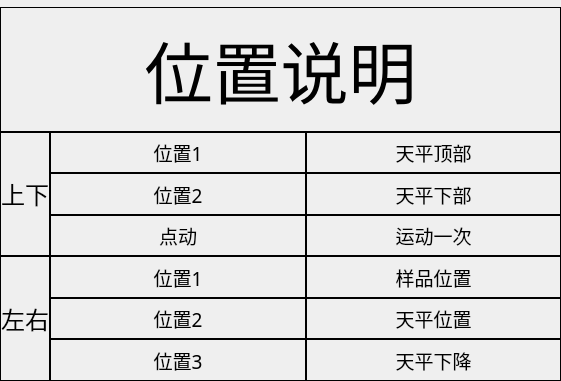
  <widget class="QWidget" name="">
   <property name="geometry">
    <rect>
     <x>1040</x>
     <y>300</y>
     <width>561</width>
     <height>381</height>
    </rect>
   </property>
   <layout class="QGridLayout" name="gridLayout">
    <property name="sizeConstraint">
     <enum>QLayout::SetMinAndMaxSize</enum>
    </property>
    <property name="leftMargin">
     <number>0</number>
    </property>
    <property name="topMargin">
     <number>7</number>
    </property>
    <property name="rightMargin">
     <number>0</number>
    </property>
    <property name="bottomMargin">
     <number>0</number>
    </property>
    <property name="spacing">
     <number>0</number>
    </property>
    <item row="1" column="0">
     <widget class="QLabel" name="label_2">
      <property name="sizePolicy">
       <sizepolicy hsizetype="Fixed" vsizetype="Minimum">
        <horstretch>0</horstretch>
        <verstretch>0</verstretch>
       </sizepolicy>
      </property>
      <property name="font">
       <font>
        <family>楷体</family>
        <pointsize>18</pointsize>
        <weight>50</weight>
        <italic>false</italic>
        <bold>false</bold>
       </font>
      </property>
      <property name="frameShape">
       <enum>QFrame::Box</enum>
      </property>
      <property name="text">
       <string>上下</string>
      </property>
      <property name="alignment">
       <set>Qt::AlignCenter</set>
      </property>
     </widget>
    </item>
    <item row="2" column="0">
     <widget class="QLabel" name="label_6">
      <property name="font">
       <font>
        <family>楷体</family>
        <pointsize>18</pointsize>
        <weight>50</weight>
        <italic>false</italic>
        <bold>false</bold>
       </font>
      </property>
      <property name="frameShape">
       <enum>QFrame::Box</enum>
      </property>
      <property name="text">
       <string>左右</string>
      </property>
      <property name="alignment">
       <set>Qt::AlignCenter</set>
      </property>
     </widget>
    </item>
    <item row="2" column="1">
     <layout class="QGridLayout" name="gridLayout_3">
      <item row="0" column="0">
       <widget class="QLabel" name="label_13">
        <property name="sizePolicy">
         <sizepolicy hsizetype="Preferred" vsizetype="Preferred">
          <horstretch>0</horstretch>
          <verstretch>0</verstretch>
         </sizepolicy>
        </property>
        <property name="font">
         <font>
          <family>隶书</family>
          <pointsize>14</pointsize>
          <weight>50</weight>
          <italic>false</italic>
          <bold>false</bold>
         </font>
        </property>
        <property name="frameShape">
         <enum>QFrame::Box</enum>
        </property>
        <property name="text">
         <string>位置1</string>
        </property>
        <property name="alignment">
         <set>Qt::AlignCenter</set>
        </property>
        <property name="wordWrap">
         <bool>true</bool>
        </property>
        <property name="margin">
         <number>5</number>
        </property>
        <property name="indent">
         <number>0</number>
        </property>
        <property name="openExternalLinks">
         <bool>false</bool>
        </property>
        <property name="textInteractionFlags">
         <set>Qt::NoTextInteraction</set>
        </property>
       </widget>
      </item>
      <item row="0" column="1">
       <widget class="QLabel" name="label_14">
        <property name="sizePolicy">
         <sizepolicy hsizetype="Preferred" vsizetype="Preferred">
          <horstretch>0</horstretch>
          <verstretch>0</verstretch>
         </sizepolicy>
        </property>
        <property name="font">
         <font>
          <family>隶书</family>
          <pointsize>14</pointsize>
          <weight>50</weight>
          <italic>false</italic>
          <bold>false</bold>
         </font>
        </property>
        <property name="frameShape">
         <enum>QFrame::Box</enum>
        </property>
        <property name="text">
         <string>样品位置</string>
        </property>
        <property name="alignment">
         <set>Qt::AlignCenter</set>
        </property>
        <property name="wordWrap">
         <bool>true</bool>
        </property>
        <property name="margin">
         <number>5</number>
        </property>
        <property name="indent">
         <number>0</number>
        </property>
        <property name="openExternalLinks">
         <bool>false</bool>
        </property>
        <property name="textInteractionFlags">
         <set>Qt::NoTextInteraction</set>
        </property>
       </widget>
      </item>
      <item row="1" column="0">
       <widget class="QLabel" name="label_15">
        <property name="font">
         <font>
          <family>隶书</family>
          <pointsize>14</pointsize>
          <weight>50</weight>
          <italic>false</italic>
          <bold>false</bold>
         </font>
        </property>
        <property name="frameShape">
         <enum>QFrame::Box</enum>
        </property>
        <property name="text">
         <string>位置2</string>
        </property>
        <property name="alignment">
         <set>Qt::AlignCenter</set>
        </property>
        <property name="wordWrap">
         <bool>true</bool>
        </property>
        <property name="margin">
         <number>5</number>
        </property>
        <property name="indent">
         <number>0</number>
        </property>
        <property name="openExternalLinks">
         <bool>false</bool>
        </property>
        <property name="textInteractionFlags">
         <set>Qt::NoTextInteraction</set>
        </property>
       </widget>
      </item>
      <item row="2" column="0">
       <widget class="QLabel" name="label_20">
        <property name="font">
         <font>
          <family>隶书</family>
          <pointsize>14</pointsize>
          <weight>50</weight>
          <italic>false</italic>
          <bold>false</bold>
         </font>
        </property>
        <property name="frameShape">
         <enum>QFrame::Box</enum>
        </property>
        <property name="text">
         <string>位置3</string>
        </property>
        <property name="alignment">
         <set>Qt::AlignCenter</set>
        </property>
        <property name="wordWrap">
         <bool>true</bool>
        </property>
        <property name="margin">
         <number>5</number>
        </property>
        <property name="indent">
         <number>0</number>
        </property>
        <property name="openExternalLinks">
         <bool>false</bool>
        </property>
        <property name="textInteractionFlags">
         <set>Qt::NoTextInteraction</set>
        </property>
       </widget>
      </item>
      <item row="2" column="1">
       <widget class="QLabel" name="label_21">
        <property name="font">
         <font>
          <family>隶书</family>
          <pointsize>14</pointsize>
          <weight>50</weight>
          <italic>false</italic>
          <bold>false</bold>
         </font>
        </property>
        <property name="frameShape">
         <enum>QFrame::Box</enum>
        </property>
        <property name="text">
         <string>天平下降</string>
        </property>
        <property name="alignment">
         <set>Qt::AlignCenter</set>
        </property>
        <property name="wordWrap">
         <bool>true</bool>
        </property>
        <property name="margin">
         <number>5</number>
        </property>
        <property name="indent">
         <number>0</number>
        </property>
        <property name="openExternalLinks">
         <bool>false</bool>
        </property>
        <property name="textInteractionFlags">
         <set>Qt::NoTextInteraction</set>
        </property>
       </widget>
      </item>
      <item row="1" column="1">
       <widget class="QLabel" name="label_17">
        <property name="font">
         <font>
          <family>隶书</family>
          <pointsize>14</pointsize>
          <weight>50</weight>
          <italic>false</italic>
          <bold>false</bold>
         </font>
        </property>
        <property name="frameShape">
         <enum>QFrame::Box</enum>
        </property>
        <property name="text">
         <string>天平位置</string>
        </property>
        <property name="alignment">
         <set>Qt::AlignCenter</set>
        </property>
        <property name="wordWrap">
         <bool>true</bool>
        </property>
        <property name="margin">
         <number>5</number>
        </property>
        <property name="indent">
         <number>0</number>
        </property>
        <property name="openExternalLinks">
         <bool>false</bool>
        </property>
        <property name="textInteractionFlags">
         <set>Qt::NoTextInteraction</set>
        </property>
       </widget>
      </item>
     </layout>
    </item>
    <item row="1" column="1">
     <layout class="QGridLayout" name="gridLayout_2">
      <property name="leftMargin">
       <number>0</number>
      </property>
      <property name="topMargin">
       <number>0</number>
      </property>
      <property name="rightMargin">
       <number>0</number>
      </property>
      <item row="0" column="0">
       <widget class="QLabel" name="label_4">
        <property name="sizePolicy">
         <sizepolicy hsizetype="Preferred" vsizetype="Preferred">
          <horstretch>0</horstretch>
          <verstretch>0</verstretch>
         </sizepolicy>
        </property>
        <property name="font">
         <font>
          <family>隶书</family>
          <pointsize>14</pointsize>
          <weight>50</weight>
          <italic>false</italic>
          <bold>false</bold>
         </font>
        </property>
        <property name="frameShape">
         <enum>QFrame::Box</enum>
        </property>
        <property name="text">
         <string>位置1</string>
        </property>
        <property name="alignment">
         <set>Qt::AlignCenter</set>
        </property>
        <property name="wordWrap">
         <bool>true</bool>
        </property>
        <property name="margin">
         <number>5</number>
        </property>
        <property name="indent">
         <number>0</number>
        </property>
        <property name="openExternalLinks">
         <bool>false</bool>
        </property>
        <property name="textInteractionFlags">
         <set>Qt::NoTextInteraction</set>
        </property>
       </widget>
      </item>
      <item row="2" column="0">
       <widget class="QLabel" name="label_11">
        <property name="font">
         <font>
          <family>隶书</family>
          <pointsize>14</pointsize>
          <weight>50</weight>
          <italic>false</italic>
          <bold>false</bold>
         </font>
        </property>
        <property name="frameShape">
         <enum>QFrame::Box</enum>
        </property>
        <property name="text">
         <string>点动</string>
        </property>
        <property name="alignment">
         <set>Qt::AlignCenter</set>
        </property>
        <property name="wordWrap">
         <bool>true</bool>
        </property>
        <property name="margin">
         <number>5</number>
        </property>
        <property name="indent">
         <number>0</number>
        </property>
        <property name="openExternalLinks">
         <bool>false</bool>
        </property>
        <property name="textInteractionFlags">
         <set>Qt::NoTextInteraction</set>
        </property>
       </widget>
      </item>
      <item row="0" column="1">
       <widget class="QLabel" name="label_7">
        <property name="sizePolicy">
         <sizepolicy hsizetype="Preferred" vsizetype="Preferred">
          <horstretch>0</horstretch>
          <verstretch>0</verstretch>
         </sizepolicy>
        </property>
        <property name="font">
         <font>
          <family>隶书</family>
          <pointsize>14</pointsize>
          <weight>50</weight>
          <italic>false</italic>
          <bold>false</bold>
         </font>
        </property>
        <property name="frameShape">
         <enum>QFrame::Box</enum>
        </property>
        <property name="text">
         <string>天平顶部</string>
        </property>
        <property name="alignment">
         <set>Qt::AlignCenter</set>
        </property>
        <property name="wordWrap">
         <bool>true</bool>
        </property>
        <property name="margin">
         <number>5</number>
        </property>
        <property name="indent">
         <number>0</number>
        </property>
        <property name="openExternalLinks">
         <bool>false</bool>
        </property>
        <property name="textInteractionFlags">
         <set>Qt::NoTextInteraction</set>
        </property>
       </widget>
      </item>
      <item row="1" column="0">
       <widget class="QLabel" name="label_9">
        <property name="font">
         <font>
          <family>隶书</family>
          <pointsize>14</pointsize>
          <weight>50</weight>
          <italic>false</italic>
          <bold>false</bold>
         </font>
        </property>
        <property name="frameShape">
         <enum>QFrame::Box</enum>
        </property>
        <property name="text">
         <string>位置2</string>
        </property>
        <property name="alignment">
         <set>Qt::AlignCenter</set>
        </property>
        <property name="wordWrap">
         <bool>true</bool>
        </property>
        <property name="margin">
         <number>5</number>
        </property>
        <property name="indent">
         <number>0</number>
        </property>
        <property name="openExternalLinks">
         <bool>false</bool>
        </property>
        <property name="textInteractionFlags">
         <set>Qt::NoTextInteraction</set>
        </property>
       </widget>
      </item>
      <item row="2" column="1">
       <widget class="QLabel" name="label_12">
        <property name="font">
         <font>
          <family>隶书</family>
          <pointsize>14</pointsize>
          <weight>50</weight>
          <italic>false</italic>
          <bold>false</bold>
         </font>
        </property>
        <property name="frameShape">
         <enum>QFrame::Box</enum>
        </property>
        <property name="text">
         <string>运动一次</string>
        </property>
        <property name="alignment">
         <set>Qt::AlignCenter</set>
        </property>
        <property name="wordWrap">
         <bool>true</bool>
        </property>
        <property name="margin">
         <number>5</number>
        </property>
        <property name="indent">
         <number>0</number>
        </property>
        <property name="openExternalLinks">
         <bool>false</bool>
        </property>
        <property name="textInteractionFlags">
         <set>Qt::NoTextInteraction</set>
        </property>
       </widget>
      </item>
      <item row="1" column="1">
       <widget class="QLabel" name="label_10">
        <property name="font">
         <font>
          <family>隶书</family>
          <pointsize>14</pointsize>
          <weight>50</weight>
          <italic>false</italic>
          <bold>false</bold>
         </font>
        </property>
        <property name="frameShape">
         <enum>QFrame::Box</enum>
        </property>
        <property name="text">
         <string>天平下部</string>
        </property>
        <property name="alignment">
         <set>Qt::AlignCenter</set>
        </property>
        <property name="wordWrap">
         <bool>true</bool>
        </property>
        <property name="margin">
         <number>5</number>
        </property>
        <property name="indent">
         <number>0</number>
        </property>
        <property name="openExternalLinks">
         <bool>false</bool>
        </property>
        <property name="textInteractionFlags">
         <set>Qt::NoTextInteraction</set>
        </property>
       </widget>
      </item>
     </layout>
    </item>
    <item row="0" column="0" colspan="2">
     <widget class="QLabel" name="label">
      <property name="font">
       <font>
        <family>隶书</family>
        <pointsize>51</pointsize>
        <weight>50</weight>
        <italic>false</italic>
        <bold>false</bold>
       </font>
      </property>
      <property name="layoutDirection">
       <enum>Qt::RightToLeft</enum>
      </property>
      <property name="frameShape">
       <enum>QFrame::Box</enum>
      </property>
      <property name="text">
       <string>位置说明</string>
      </property>
      <property name="alignment">
       <set>Qt::AlignCenter</set>
      </property>
     </widget>
    </item>
   </layout>
  </widget>
